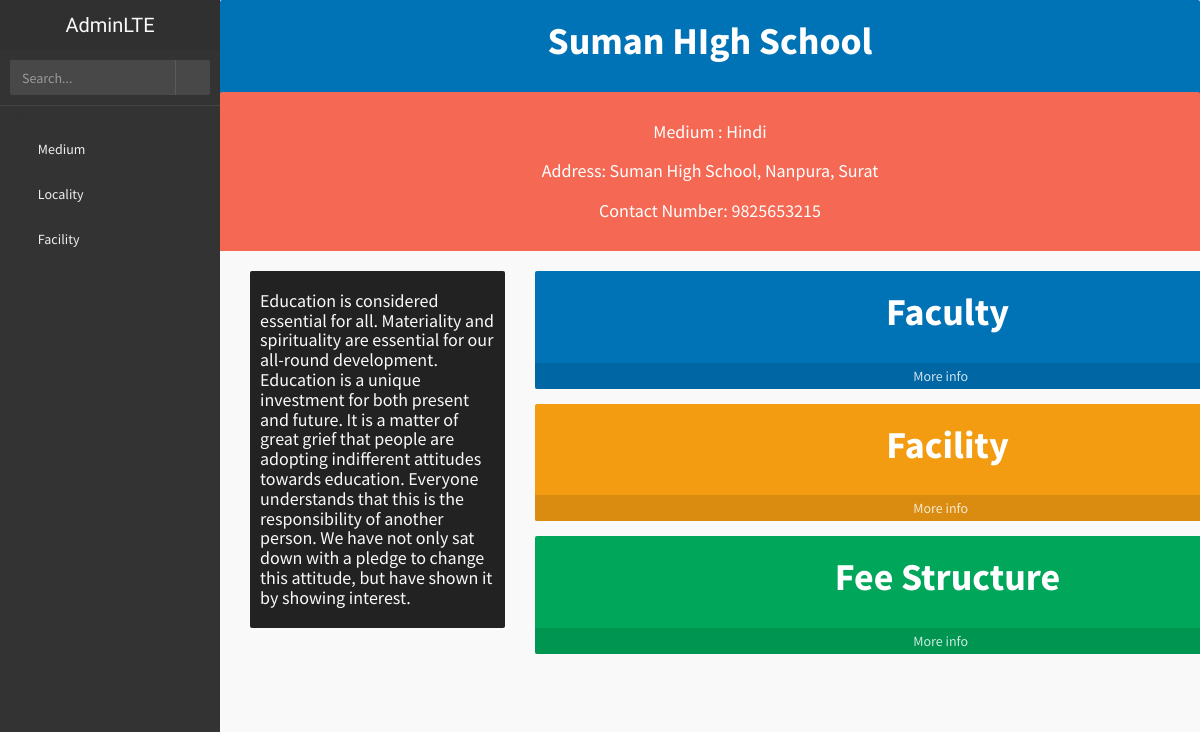
The page /school.php?id=103 on the database its author committed.
### tables this page shows
CREATE TABLE `school` (
  `sch_id` int(10) NOT NULL,
  `sch_name` varchar(50) NOT NULL,
  `address` varchar(100) NOT NULL,
  `contact_no` varchar(10) NOT NULL,
  `medium` varchar(50) NOT NULL,
  `description` varchar(500) NOT NULL,
  `image` varchar(100) NOT NULL,
  `locality` text NOT NULL
);

### school.php (the view, shortened to what this page needs)
<!DOCTYPE html>
<html>
    <head>
        <link href="css/bootstrap.min.css" rel="stylesheet" type="text/css" />
        <link href="css/font-awesome.min.css" rel="stylesheet" type="text/css" />
        <link href="css/ionicons.min.css" rel="stylesheet" type="text/css" />
        <link href="css/morris/morris.css" rel="stylesheet" type="text/css" />
        <link href="css/jvectormap/jquery-jvectormap-1.2.2.css" rel="stylesheet" type="text/css" />
        <link href="css/fullcalendar/fullcalendar.css" rel="stylesheet" type="text/css" />
        <link href="css/daterangepicker/daterangepicker-bs3.css" rel="stylesheet" type="text/css" />
        <link href="css/bootstrap-wysihtml5/bootstrap3-wysihtml5.min.css" rel="stylesheet" type="text/css" />
        <link href="css/AdminLTE.css" rel="stylesheet" type="text/css" />
    </head>
    <body class="skin-black">
        <header class="header">
            <a href="index.html" class="logo">
                AdminLTE
            </a>
        </header>
        <div class="wrapper row-offcanvas row-offcanvas-left">
            <?php include('side.php')?>
            <aside class="right-side">
                <?php
                $sch_id=$_GET['id'];
                    $conn = OpenCon();
                    $sql = "SELECT * FROM school where sch_id = '$sch_id'";
                    $res = mysqli_query($conn,$sql);
                    while($row = mysqli_fetch_assoc($res))
                    {
                        $name = $row['sch_name'];
                        $id = $row['sch_id'];
                        $add = $row['address'];
                        $no = $row['contact_no'];
                        $mid = $row['medium'];
                        $des = $row['description'];
                        ?>
                        <div class="small-box bg-blue">
                        <div class="label">
                            <h3>
                                <?php
                                 echo $name;
                                ?>
                            </h3>
                        </div>
                        <div class="small-box bg-red" font='5px'>
                        <div class="label ">
                            <h4>
                            <div>
                               Medium :
                                <?php
                                echo $mid;
                                ?>
                                </div>
                                <div>
                               Address:
                                <?php
                                echo $add;
                                ?>
                                </div>
                                <div>
                                Contact Number:
                                <?php
                                echo $no;
                                ?>
                                </div>
                            </h4>
                        </div>
                        <section class="content">
            <div class="row container">
                <div class="col-lg-3 col-xs-6">
                    <div class="small-box bg-black">
                        <div class="inner">
                            <h4>
                            <?php
                                echo $des;
                            ?>
                            </h4>
                        </div>
                    </div>
                </div>
                <div class="col-lg-9 col-xs-6">
                <div class="col">
                    <div class="small-box bg-blue">
                        <div class="label">
                            <h3>
                                Faculty
                            </h3>
                        </div>
                        <a href="faculty.php?id=<?php echo $id;?>"   class="small-box-footer">
                            More info <i class="fa fa-arrow-circle-right"></i>
                        </a>
                    </div>
                </div>
                <div class="col">
                    <div class="small-box bg-yellow">
                        <div class="label">
                            <h3>
                                Facility
                            </h3>
                        </div>
                        <a href="facility.php?id=<?php echo $id;?>"   class="small-box-footer">
                            More info <i class="fa fa-arrow-circle-right"></i>
                        </a>
                    </div>
                </div>
                <div class="col">
                    <div class="small-box bg-green">
                        <div class="label">
                            <h3>
                                Fee Structure
                            </h3>
                        </div>
                        <a href="fee.php?id=<?php echo $id;?>"   class="small-box-footer">
                            More info <i class="fa fa-arrow-circle-right"></i>
                        </a>
                    </div>
                </div>
                </div>
            </div>
        </section>
                    </div>
                    <?php
                    }
                    ?>
            </aside>
        </div>
</body>
</html>

### css/AdminLTE.css (style rules this page uses)
html, body { overflow-x: hidden!important; font-family: 'Source Sans Pro', sans-serif; -webkit-font-smoothing: antialiased; min-height: 100%; background: #f9f9f9; }
a { color: #3c8dbc; }
.wrapper { min-height: 100%; }
.wrapper:before, .wrapper:after { display: table; content: " "; }
.wrapper:after { clear: both; }
body > .header { position: absolute; top: 0; left: 0; right: 0; z-index: 1030; }
.right-side, .left-side { min-height: 100%; display: block; }
.right-side { background-color: #f9f9f9; margin-left: 220px; }
.content { padding: 20px 15px; background: #f9f9f9; }
h1, h2, h3, h4, h5, h6, .h1, .h2, .h3, .h4, .h5, .h6 { font-family: 'Source Sans Pro', sans-serif; }
.bg-red, .bg-yellow, .bg-aqua, .bg-blue, .bg-light-blue, .bg-green, .bg-navy, .bg-teal, .bg-olive, .bg-lime, .bg-orange, .bg-fuchsia, .bg-purple, .bg-maroon, .bg-black { color: #f9f9f9 !important; }
.bg-black { background-color: #222222 !important; }
.bg-red { background-color: #f56954 !important; }
.bg-yellow { background-color: #f39c12 !important; }
.bg-blue { background-color: #0073b7 !important; }
.bg-green { background-color: #00a65a !important; }
body > .header { position: relative; max-height: 100px; z-index: 1030; }
body > .header .logo { float: left; font-size: 20px; line-height: 50px; text-align: center; padding: 0 10px; width: 220px; font-family: 'Kaushan Script', cursive; font-weight: 500; height: 50px; display: block; }
.small-box { position: relative; display: block; -webkit-border-radius: 2px; -moz-border-radius: 2px; border-radius: 2px; margin-bottom: 15px; }
.small-box > .inner { padding: 10px; }
.small-box > .small-box-footer { position: relative; text-align: center; padding: 3px 0; color: #fff; color: rgba(255, 255, 255, 0.8); display: block; z-index: 10; background: rgba(0, 0, 0, 0.1); text-decoration: none; }
.small-box h3 { font-size: 38px; font-weight: bold; margin: 0 0 10px 0; white-space: nowrap; padding: 0; }
.small-box h3, .small-box p { z-index: 5px; }
.skin-black .logo { background-color: #333333; color: #f9f9f9; }

### rows shown on the page
school: sch_name "Suman HIgh School", medium "Hindi", address "Suman High School, Nanpura, Surat", contact_no "9825653215", description "Education is considered essential for all. Materiality and spirituality are essential for our all-round development. Education is a unique investment for both present and future. It is a matter of great grief that people are adopting indifferent attitudes towards education. Everyone understands that this is the responsibility of another person. We have not only sat down with a pledge to change this attitude, but have shown it by showing interest."
